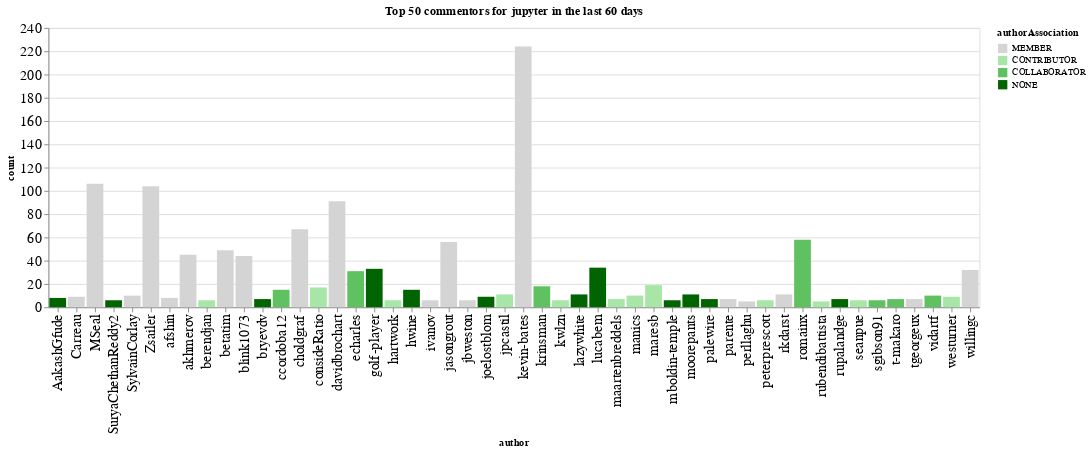

Notebook source saved alongside this figure:
### Code cell
n_plot = 50
charts = []
for ii, (iorg, idata) in enumerate(commentors.groupby(['org'])):
    title = f"Top {n_plot} commentors for {iorg} in the last {n_days} days"
    idata = idata.groupby('author', as_index=False).agg({'count': 'sum', 'authorAssociation': 'first'})
    idata = idata.sort_values('count', ascending=False).head(n_plot)
    ch = alt.Chart(data=idata.head(n_plot), title=title).mark_bar().encode(
        x='author',
        y='count',
        color=alt.Color('authorAssociation', scale=alt.Scale(domain=author_types, range=author_colors))
    )
    charts.append(ch)
alt.hconcat(*charts)

### Figure 1 — Vega-Lite specification as saved in the notebook (floating-point values rounded to 4 significant figures)
{"config": {"axisLeft": {"labelFontSize": 15}, "axisBottom": {"labelFontSize": 15}}, "hconcat": [{"mark": "bar", "encoding": {"color": {"type": "nominal", "field": "authorAssociation", "scale": {"domain": ["MEMBER", "CONTRIBUTOR", "COLLABORATOR", "NONE"], "range": ["rgb(211.82745098039214, 211.82745098039214, 211.82745098039214)", "rgb(166.98562091503268, 229.89803921568628, 166.98562091503268)", "rgb(96.37647058823529, 192.75294117647059, 96.37647058823529)", "rgb(0.0, 100.3921568627451, 0.0)"]}}, "x": {"type": "nominal", "field": "author"}, "y": {"type": "quantitative", "field": "count"}}, "title": "Top 50 commentors for jupyter in the last 60 days"}], "data": {"name": "data-c93f3f4737f1505f0497d3ac3aea72ba"}, "$schema": "https://vega.github.io/schema/vega-lite/v4.0.2.json", "datasets": {"data-c93f3f4737f1505f0497d3ac3aea72ba": [{"author": "kevin-bates", "count": 224, "authorAssociation": "MEMBER"}, {"author": "MSeal", "count": 106, "authorAssociation": "MEMBER"}, {"author": "Zsailer", "count": 104, "authorAssociation": "MEMBER"}, {"author": "davidbrochart", "count": 91, "authorAssociation": "MEMBER"}, {"author": "choldgraf", "count": 67, "authorAssociation": "MEMBER"}, {"author": "romainx", "count": 58, "authorAssociation": "COLLABORATOR"}, {"author": "jasongrout", "count": 56, "authorAssociation": "MEMBER"}, {"author": "betatim", "count": 49, "authorAssociation": "MEMBER"}, {"author": "akhmerov", "count": 45, "authorAssociation": "MEMBER"}, {"author": "blink1073", "count": 44, "authorAssociation": "MEMBER"}, {"author": "lucabem", "count": 34, "authorAssociation": "NONE"}, {"author": "golf-player", "count": 33, "authorAssociation": "NONE"}, {"author": "willingc", "count": 32, "authorAssociation": "MEMBER"}, {"author": "echarles", "count": 31, "authorAssociation": "COLLABORATOR"}, {"author": "maresb", "count": 19, "authorAssociation": "CONTRIBUTOR"}, {"author": "krinsman", "count": 18, "authorAssociation": "COLLABORATOR"}, {"author": "consideRatio", "count": 17, "authorAssociation": "CONTRIBUTOR"}, {"author": "hwine", "count": 15, "authorAssociation": "NONE"}, {"author": "ccordoba12", "count": 15, "authorAssociation": "COLLABORATOR"}, {"author": "moorepants", "count": 11, "authorAssociation": "NONE"}, {"author": "rkdarst", "count": 11, "authorAssociation": "MEMBER"}, {"author": "lazywhite", "count": 11, "authorAssociation": "NONE"}, {"author": "jpcastil", "count": 11, "authorAssociation": "CONTRIBUTOR"}, {"author": "vidartf", "count": 10, "authorAssociation": "COLLABORATOR"}, {"author": "SylvainCorlay", "count": 10, "authorAssociation": "MEMBER"}, {"author": "manics", "count": 10, "authorAssociation": "CONTRIBUTOR"}, {"author": "Carreau", "count": 9, "authorAssociation": "MEMBER"}, {"author": "westurner", "count": 9, "authorAssociation": "CONTRIBUTOR"}, {"author": "joelostblom", "count": 9, "authorAssociation": "NONE"}, {"author": "afshin", "count": 8, "authorAssociation": "MEMBER"}, {"author": "AakashGfude", "count": 8, "authorAssociation": "NONE"}, {"author": "rupalandge", "count": 7, "authorAssociation": "NONE"}, {"author": "bryevdv", "count": 7, "authorAssociation": "NONE"}, {"author": "maartenbreddels", "count": 7, "authorAssociation": "CONTRIBUTOR"}, {"author": "palewire", "count": 7, "authorAssociation": "NONE"}, {"author": "tgeorgeux", "count": 7, "authorAssociation": "MEMBER"}, {"author": "t-makaro", "count": 7, "authorAssociation": "COLLABORATOR"}, {"author": "parente", "count": 7, "authorAssociation": "MEMBER"}, {"author": "kwlzn", "count": 6, "authorAssociation": "CONTRIBUTOR"}, {"author": "jbweston", "count": 6, "authorAssociation": "MEMBER"}, {"author": "berendjan", "count": 6, "authorAssociation": "CONTRIBUTOR"}, {"author": "hartwork", "count": 6, "authorAssociation": "CONTRIBUTOR"}, {"author": "ivanov", "count": 6, "authorAssociation": "MEMBER"}, {"author": "SuryaChethanReddy2", "count": 6, "authorAssociation": "NONE"}, {"author": "mboldin-temple", "count": 6, "authorAssociation": "NONE"}, {"author": "sgibson91", "count": 6, "authorAssociation": "COLLABORATOR"}, {"author": "seanpue", "count": 6, "authorAssociation": "CONTRIBUTOR"}, {"author": "peterprescott", "count": 6, "authorAssociation": "CONTRIBUTOR"}, {"author": "rubendibattista", "count": 5, "authorAssociation": "CONTRIBUTOR"}, {"author": "perllaghu", "count": 5, "authorAssociation": "MEMBER"}]}}
